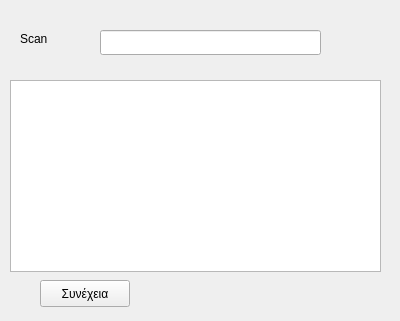
<?xml version="1.0" encoding="UTF-8"?>
<ui version="4.0">
 <class>scanlabelsClass</class>
 <widget class="QWidget" name="scanlabelsClass">
  <property name="geometry">
   <rect>
    <x>0</x>
    <y>0</y>
    <width>400</width>
    <height>321</height>
   </rect>
  </property>
  <property name="windowTitle">
   <string>Ανάγνωση Ετικετών</string>
  </property>
  <widget class="QLineEdit" name="scanlineEdit">
   <property name="geometry">
    <rect>
     <x>100</x>
     <y>30</y>
     <width>221</width>
     <height>25</height>
    </rect>
   </property>
  </widget>
  <widget class="QLabel" name="scanLabel">
   <property name="geometry">
    <rect>
     <x>20</x>
     <y>30</y>
     <width>62</width>
     <height>17</height>
    </rect>
   </property>
   <property name="text">
    <string>Scan</string>
   </property>
  </widget>
  <widget class="QTableWidget" name="scantableWidget">
   <property name="geometry">
    <rect>
     <x>10</x>
     <y>80</y>
     <width>371</width>
     <height>192</height>
    </rect>
   </property>
   <property name="rowCount">
    <number>0</number>
   </property>
   <property name="columnCount">
    <number>0</number>
   </property>
   <attribute name="verticalHeaderVisible">
    <bool>false</bool>
   </attribute>
   <attribute name="verticalHeaderVisible">
    <bool>false</bool>
   </attribute>
  </widget>
  <widget class="QPushButton" name="contpushButton">
   <property name="geometry">
    <rect>
     <x>40</x>
     <y>280</y>
     <width>90</width>
     <height>27</height>
    </rect>
   </property>
   <property name="text">
    <string>Συνέχεια</string>
   </property>
  </widget>
 </widget>
 <layoutdefault spacing="6" margin="11"/>
 <resources/>
 <connections/>
</ui>
